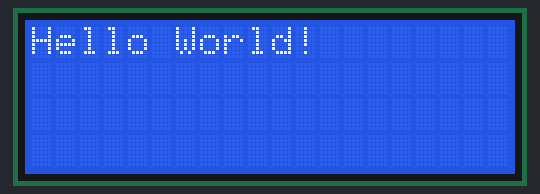
Bench run of a sketch on a simulated Arduino Uno, built with avr-gcc and run on an emulated ATmega328P. Shown: 20×4 character LCD.

Above: at 0.1 s.
At 1.1 s:
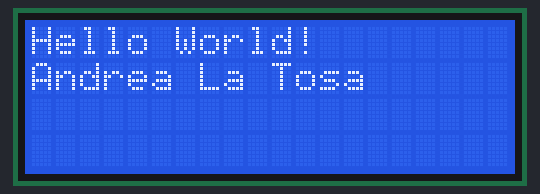
At 2.2 s:
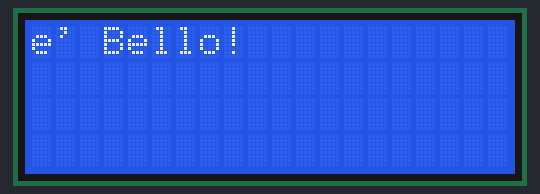

Measured:
- by itself, everything shown: repeats every 3.0 s, in 3 steps
- what the display in image 1 shows lasts 1.0 s, from 1.1 s to 2.1 s

The sketch:

LCD.ino
```cpp
#include <LiquidCrystal_I2C.h>

/* Wiring: SDA => A4, SCL => A5 */
/* I2C address of the LCD: 0x27 */
/* Number of columns: 20 rows: 4 */
LiquidCrystal_I2C lcd = LiquidCrystal_I2C(0x27,20,4);

void setup() {
  lcd.init();
  lcd.backlight();
}

void loop() {
  lcd.setCursor(0,0); // Set the cursor on the third column and first row.
  //è colonna , riga
  lcd.print("Hello World!");

  delay(1000);

  lcd.setCursor(0,1); // Set the cursor on the third column and first row.
  //è colonna , riga
  lcd.print("Andrea La Tosa  ");
  delay(1000);

  lcd.clear();

  lcd.setCursor(0,0);
  lcd.print("e' Bello!");

  delay(1000);
}
```
